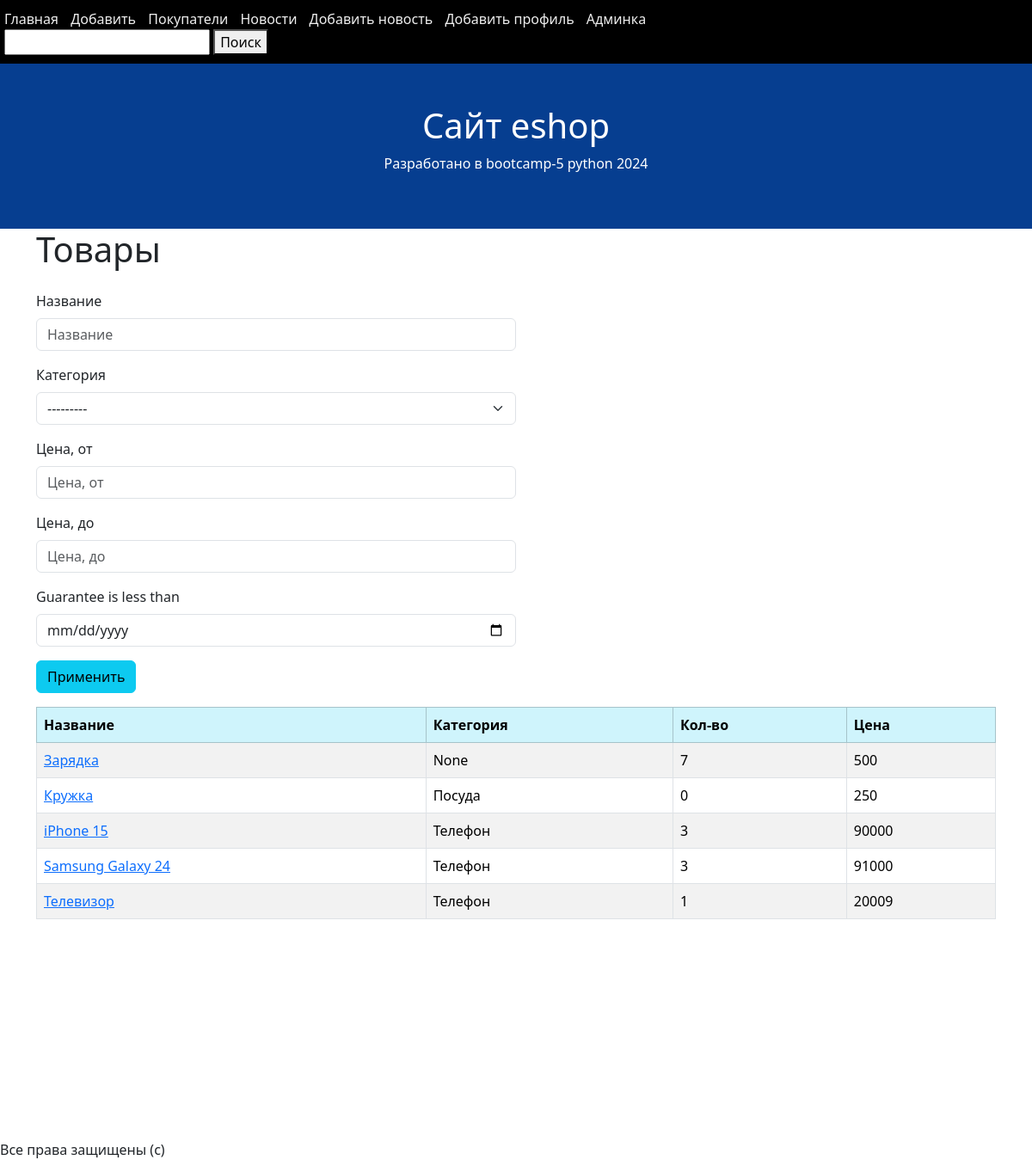
The page / on the database its author committed.
### core/models.py (models this page shows, shortened)
class Category(models.Model):
    name = models.CharField(max_length=100)
    description = models.TextField(verbose_name="Описание", null=True, blank=False)
    def __str__(self):
        return self.name

class Product(models.Model):
    name = models.CharField(max_length=100)
    description = models.TextField(null=True, blank=True)
    price = models.IntegerField()
    qty = models.IntegerField(default=0)
    costumer_views = models.ManyToManyField(
        to=Costumer,
        blank=True,
    )
    category = models.ForeignKey(
        to=Category,
        on_delete=models.SET_NULL,
        null=True, blank=True,
        verbose_name="Категория",
    )
    rating = models.IntegerField(default=0)
    guarantee = models.DateField(null=True, blank=True)
    expiration_date = models.DateField(null=True, blank=True)
    created_at = models.DateTimeField(null=True, auto_now_add=True)
    updated_at = models.DateTimeField(null=True, auto_now=True)
    views_qty = models.IntegerField(default=0)

### core/views.py (the view)
# urls.py: path('', homepage),
def homepage(request):
    product_list = Product.objects.all()
    filter_object = ProductFilter(
        data=request.GET,
        queryset=product_list
    )
    context = {"filter_object": filter_object}
    return render(request, 'index.html', context)

### core/templates/index.html (shortened to what this page needs)
{% extends 'base.html' %}
{% load django_bootstrap5 %}
{% block content %}
<h1>Товары</h1>
<p class="row">
    <form class="col-lg-6" method="get">
        {% bootstrap_form filter_object.form %}
        <button class="btn btn-info">Применить</button>
    </form>
</p>
<table class="table table-striped table-bordered table-hover">
    <thead>
        <tr class="table-info">
            <th>Название</th>
            <th>Категория</th>
            <th>Кол-во</th>
            <th>Цена</th>
        </tr>
    </thead>
    <tbody>
        {% for product in filter_object.qs %}
            <tr>
                <td>
                    <a href='/product-detail/{{ product.id }}/'>{{ product.name }}</a>
                </td>
                <td>{{ product.category }}</td>
                <td>{{ product.qty }}</td>
                <td>{{ product.price }}</td>
            </tr>
        {% endfor %}
    </tbody>
</table>
{% endblock %}

### core/templates/base.html (shortened to what this page needs)
<!DOCTYPE html>
{% load static %}
<html>
<head>
    <link href="https://cdn.jsdelivr.net/npm/bootstrap@5.3.3/dist/css/bootstrap.min.css" rel="stylesheet">
    <link rel="stylesheet" href="{% static 'style.css' %}">
</head>
<body>
    <nav>
        <a href="/">Главная</a>
        <a href="{% url 'product-create' %}">Добавить</a>
        <a href="/costumers/">Покупатели</a>
        <a href="{% url 'news-list' %}">Новости</a>
        <a href="{% url 'new-create' %}">Добавить новость</a>
        <a href="{% url 'profile-create' %}">Добавить профиль</a>
        <a href="/admin/">Админка</a>
        <form action="/search/" method="GET">
            <input type="text" name="keyword">
            <button>Поиск</button>
        </form>
    </nav>
    <div class="container-fluid p-5 bg-primary text-white text-center">
        <h1>Сайт eshop</h1>
        <p>Разработано в bootcamp-5 python 2024</p>
    </div>
    <div class="container">
        {% block content %}
        {% endblock %}
    </div>
    <br><br><br><br><br><br><br><br><br><br>
    <footer>
        Все права защищены (с)
    </footer>
</body>

### core/static/style.css (style rules this page uses)
nav { background-color: black; color: #eee; padding: 10px 0 10px 5px; box-sizing: border-box; }
nav a { text-decoration: none; color: #eee; margin-right: 10px; }
.bg-primary { background-color: rgb(6 62 144) !important; }

### rows shown on the page
Product: name "Зарядка", category "None", qty "7", price "500"
Product: name "Кружка", category "Посуда", qty "0", price "250"
Product: name "iPhone 15", category "Телефон", qty "3", price "90000"
Product: name "Samsung Galaxy 24", category "Телефон", qty "3", price "91000"
Product: name "Телевизор", category "Телефон", qty "1", price "20009"
